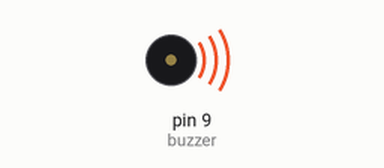
Recording of a sketch running on a simulated Arduino Uno, built with avr-gcc and run on an emulated ATmega328P. Shown: buzzer (waves = sounding).

Above: at 0.15 s.
Timing chart, 0 to 3.0 s (numbered marks = the images above):
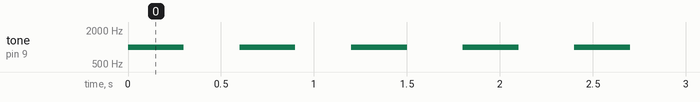

The sketch:

piezo_sample.ino
```cpp
const int buzzer = 9; //buzzer to arduino pin 9

void setup(){

  pinMode(buzzer, OUTPUT); // Set buzzer - pin 9 as an output

}

void loop(){
  tone(buzzer, 1000); // Send 1KHz sound signal...
  delay(300);        // ...for 1 sec
  noTone(buzzer);     // Stop sound...
  delay(300);        // ...for 1sec
}
```

Measured:
- by itself, tone on pin 9 (buzzer): alternates 1000 Hz for 0.30 s and silent for 0.30 s
